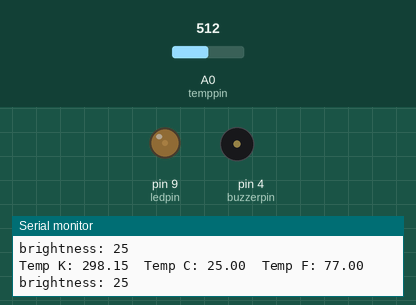
This sketch was run on a simulated Arduino Uno, built with avr-gcc and run on an emulated ATmega328P. Shown: output pins drawn as LEDs (lit = HIGH), buzzer (waves = sounding, pin HIGH), the last lines printed to the serial monitor. The inputs (shaded band) are chosen by the test bench; at power-on: A0 (temppin) = 512.

Above: at 2.8 s.
2.9 s: A0 (temppin) set to 548
At 4.3 s:
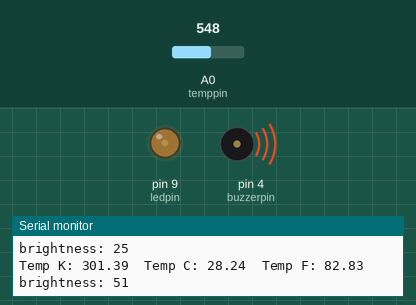
5.6 s: A0 (temppin) set to 716
At 7.1 s:
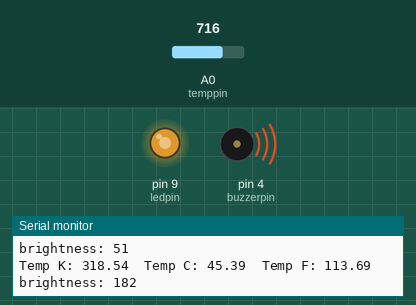
8.3 s: A0 (temppin) set to 900
At 10.3 s:
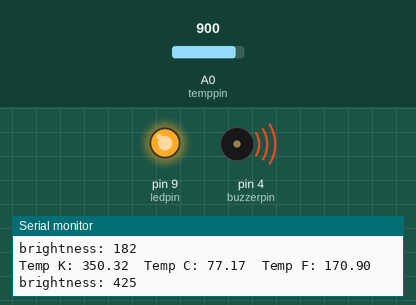
11.5 s: A0 (temppin) set to 306
At 13.1 s:
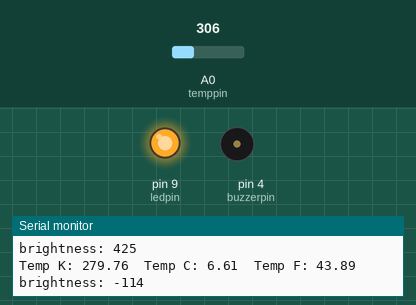
14.2 s: A0 (temppin) set to 456
17.2 s: A0 (temppin) set to 468
At 19.2 s:
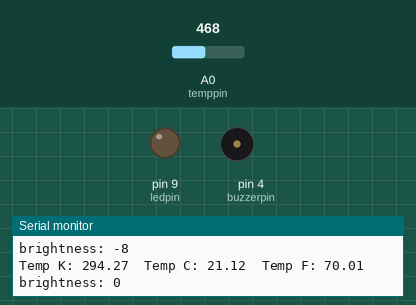
Timing chart, 0 to 20.7 s (numbered marks = the images above; inputs shaded):
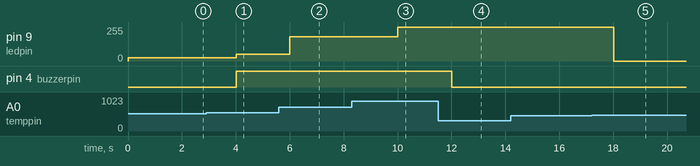

Measured:
- the behaviour switches between 530 and 531 on A0 (temppin) (found by bisection; images 0 and 1)
- the behaviour switches between 467 and 468 on A0 (temppin) (found by bisection; images 4 and 5)
- after the input at 2.9 s, pin 9 (ledpin): 25/255 → 51/255 after 1.1 s; pin 4 (buzzerpin): LOW → HIGH after 1.1 s
- after the input at 5.6 s, pin 9 (ledpin): 51/255 → 182/255 after 0.41 s
- after the input at 8.3 s, pin 9 (ledpin): 182/255 → 255/255 after 1.7 s
- after the input at 11.5 s, pin 4 (buzzerpin): HIGH → LOW after 0.52 s
- after the input at 17.2 s, pin 9 (ledpin): 255/255 → 0/255 after 0.82 s

The sketch:

NguyenM_CSCI3511_Lab20.ino
```cpp
int temppin = A0;
int ledpin = 9;
int buzzerpin = 4;
int brightness;
int maxTemp = 80.0; // for fahrenheit

void setup() {
  // put your setup code here, to run once:
  Serial.begin(9600);
  pinMode(buzzerpin, OUTPUT);
  pinMode(ledpin, OUTPUT);
}

void loop() {
  // put your main code here, to run repeatedly:
  int reading = analogRead(temppin);
  double thermoresist = 10000.0 * ((1024.0 / reading - 1));
  double logofthermoresist = log(thermoresist);
  double tempK = 1 / (0.001129148 + (0.000234125 + (0.0000000876741 * logofthermoresist * logofthermoresist )) * logofthermoresist);
  float tempC = tempK - 273.15;
  float tempF = (tempC * 9.0) / 5.0 + 32.0;

  Serial.print("Temp K: ");
  Serial.print(tempK);
  Serial.print('\t');
  Serial.print("Temp C: ");
  Serial.print(tempC);
  Serial.print('\t');
  Serial.print("Temp F: ");
  Serial.print(tempF);
  Serial.print('\t');
  Serial.print("\n");

  // map the brightness of the led to values picked up from thermometer
  //just do a range from 0 - 212 degrees fahrenheit since 212 = boiling point
  brightness = map(tempF, 70, 130, 0, 255);
  analogWrite(ledpin, brightness);
  Serial.print("brightness: ");
  Serial.println(brightness);


  if (tempF >= maxTemp){
    //predefined max temp, sound the buzzer
    digitalWrite(buzzerpin, HIGH);
  } else {
    digitalWrite(buzzerpin, LOW);
  }

  delay(2000);

}
```
